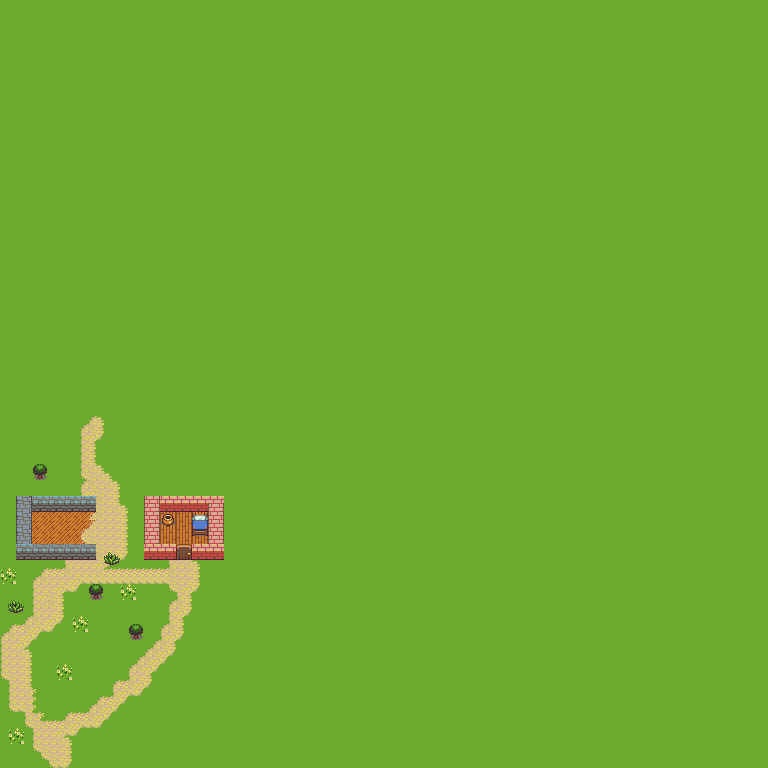

This game map was drawn from its Tiled (.tmx) file and the tilesets committed beside it. A one-line description and the trimmed map source follow:
An orthogonal 96x96 tile map with 8x8 px tiles, 4 tile layers (L1Static, L2Staic, L3Walls, L4Dyn), 2 tilesets.

<map version="1.2" tiledversion="1.3.1" orientation="orthogonal" renderorder="right-down" compressionlevel="0" width="96" height="96" tilewidth="8" tileheight="8" infinite="0" nextlayerid="17" nextobjectid="2">
 <tileset firstgid="1" name="basictiles" tilewidth="16" tileheight="16" tilecount="120" columns="8">
  <properties>
   <property name="Test" type="bool" value="true" />
  </properties>
  <image source="basictiles.png" width="128" height="240" />
  <tile id="0">
   <properties>
    <property name="Collision" type="bool" value="true" />
   </properties>
  </tile>
  <tile id="1">
   <properties>
    <property name="Collision" type="bool" value="true" />
   </properties>
  </tile>
  <tile id="2">
   <properties>
    <property name="Collision" type="bool" value="true" />
   </properties>
  </tile>
  <tile id="3">
   <properties>
    <property name="Collision" type="bool" value="true" />
   </properties>
  </tile>
  <tile id="4">
   <properties>
    <property name="Collision" type="bool" value="true" />
   </properties>
  </tile>
  <tile id="5">
   <properties>
    <property name="Collision" type="bool" value="true" />
   </properties>
  </tile>
  <tile id="6">
   <properties>
    <property name="Collision" type="bool" value="true" />
   </properties>
  </tile>
  <tile id="7">
   <properties>
    <property name="Collision" type="bool" value="true" />
   </properties>
  </tile>
  <tile id="8">
   <properties>
    <property name="Collision" type="bool" value="false" />
   </properties>
  </tile>
  <tile id="9">
   <properties>
    <property name="Collision" type="bool" value="false" />
   </properties>
  </tile>
  <tile id="10">
   <properties>
    <property name="Collision" type="bool" value="false" />
   </properties>
  </tile>
  <tile id="11">
   <properties>
    <property name="Collision" type="bool" value="false" />
   </properties>
  </tile>
  <tile id="12">
   <properties>
    <property name="Collision" type="bool" value="false" />
   </properties>
  </tile>
  <tile id="13">
   <properties>
    <property name="Collision" type="bool" value="false" />
   </properties>
  </tile>
  <tile id="14">
   <properties>
    <property name="Collision" type="bool" value="false" />
   </properties>
  </tile>
  <tile id="15">
   <properties>
    <property name="Collision" type="bool" value="false" />
   </properties>
  </tile>
  <tile id="16">
   <properties>
    <property name="Collision" type="bool" value="false" />
   </properties>
  </tile>
  <tile id="17">
   <properties>
    <property name="Collision" type="bool" value="false" />
   </properties>
  </tile>
  <tile id="18">
   <properties>
    <property name="Collision" type="bool" value="false" />
   </properties>
  </tile>
  <tile id="19">
   <properties>
    <property name="Collision" type="bool" value="false" />
   </properties>
  </tile>
  <tile id="20">
   <properties>
    <property name="Collision" type="bool" value="false" />
   </properties>
  </tile>
  <tile id="21">
   <properties>
    <property name="Collision" type="bool" value="false" />
   </properties>
  </tile>
  <tile id="22">
   <properties>
    <property name="Collision" type="bool" value="false" />
   </properties>
  </tile>
  <tile id="23">
   <properties>
    <property name="Collision" type="bool" value="false" />
   </properties>
  </tile>
  <tile id="24">
   <properties>
    <property name="Collision" type="bool" value="false" />
   </properties>
  </tile>
  <tile id="25">
   <properties>
    <property name="Collision" type="bool" value="false" />
   </properties>
  </tile>
  <tile id="26">
   <properties>
    <property name="Collision" type="bool" value="false" />
   </properties>
  </tile>
  <tile id="27">
   <properties>
    <property name="Collision" type="bool" value="false" />
   </properties>
  </tile>
  <tile id="28">
   <properties>
    <property name="Collision" type="bool" value="false" />
   </properties>
  </tile>
  <tile id="29">
   <properties>
    <property name="Collision" type="bool" value="false" />
   </properties>
  </tile>
  <tile id="30">
   <properties>
    <property name="Collision" type="bool" value="false" />
   </properties>
  </tile>
  <tile id="31">
   <properties>
    <property name="Collision" type="bool" value="false" />
   </properties>
  </tile>
  <tile id="32">
   <properties>
    <property name="Collision" type="bool" value="false" />
   </properties>
  </tile>
  <tile id="33">
   <properties>
    <property name="Collision" type="bool" value="false" />
   </properties>
  </tile>
  <tile id="34">
   <properties>
    <property name="Collision" type="bool" value="false" />
   </properties>
  </tile>
  <tile id="35">
   <properties>
    <property name="Collision" type="bool" value="false" />
   </properties>
  </tile>
  <tile id="36">
   <properties>
    <property name="Collision" type="bool" value="false" />
   </properties>
  </tile>
  <tile id="37">
   <properties>
    <property name="Collision" type="bool" value="false" />
   </properties>
  </tile>
  <tile id="38">
   <properties>
    <property name="Collision" type="bool" value="false" />
   </properties>
  </tile>
  <tile id="39">
   <properties>
    <property name="Collision" type="bool" value="false" />
   </properties>
  </tile>
  <tile id="40">
   <properties>
    <property name="Collision" type="bool" value="false" />
   </properties>
  </tile>
  <tile id="41">
   <properties>
    <property name="Collision" type="bool" value="false" />
   </properties>
  </tile>
  <tile id="42">
   <properties>
    <property name="Collision" type="bool" value="false" />
   </properties>
  </tile>
  <tile id="43">
   <properties>
    <property name="Collision" type="bool" value="false" />
   </properties>
  </tile>
  <tile id="44">
   <properties>
    <property name="Collision" type="bool" value="false" />
   </properties>
  </tile>
  <tile id="45">
   <properties>
    <property name="Collision" type="bool" value="false" />
   </properties>
  </tile>
  <tile id="46">
   <properties>
    <property name="Collision" type="bool" value="false" />
   </properties>
  </tile>
  <tile id="47">
   <properties>
    <property name="Collision" type="bool" value="false" />
   </properties>
  </tile>
  <tile id="48">
   <properties>
    <property name="Collision" type="bool" value="false" />
   </properties>
  </tile>
  <tile id="49">
   <properties>
    <property name="Collision" type="bool" value="false" />
   </properties>
  </tile>
  <tile id="50">
   <properties>
    <property name="Collision" type="bool" value="false" />
   </properties>
  </tile>
  <tile id="51">
   <properties>
    <property name="Collision" type="bool" value="false" />
   </properties>
  </tile>
  <tile id="52">
   <properties>
    <property name="Collision" type="bool" value="false" />
   </properties>
  </tile>
  <tile id="53">
   <properties>
    <property name="Collision" type="bool" value="false" />
   </properties>
  </tile>
  <tile id="54">
   <properties>
    <property name="Collision" type="bool" value="false" />
   </properties>
  </tile>
  <tile id="55">
   <properties>
    <property name="Collision" type="bool" value="false" />
   </properties>
  </tile>
  <tile id="56">
   <properties>
    <property name="Collision" type="bool" value="false" />
   </properties>
  </tile>
  <tile id="57">
   <properties>
    <property name="Collision" type="bool" value="false" />
   </properties>
  </tile>
  <tile id="58">
   <properties>
    <property name="Collision" type="bool" value="false" />
   </properties>
  </tile>
  <tile id="59">
   <properties>
    <property name="Collision" type="bool" value="false" />
   </properties>
  </tile>
  <tile id="60">
   <properties>
    <property name="Collision" type="bool" value="false" />
   </properties>
  </tile>
  <tile id="61">
   <properties>
    <property name="Collision" type="bool" value="false" />
   </properties>
  </tile>
  <tile id="62">
   <properties>
    <property name="Collision" type="bool" value="false" />
   </properties>
  </tile>
  <tile id="63">
   <properties>
    <property name="Collision" type="bool" value="false" />
   </properties>
  </tile>
  <tile id="64">
   <properties>
    <property name="Collision" type="bool" value="false" />
   </properties>
  </tile>
  <tile id="65">
   <properties>
    <property name="Collision" type="bool" value="false" />
   </properties>
  </tile>
  <tile id="66">
   <properties>
    <property name="Collision" type="bool" value="false" />
   </properties>
  </tile>
  <tile id="67">
   <properties>
    <property name="Collision" type="bool" value="false" />
   </properties>
  </tile>
  <tile id="68">
   <properties>
    <property name="Collision" type="bool" value="false" />
   </properties>
  </tile>
  <tile id="69">
   <properties>
    <property name="Collision" type="bool" value="false" />
   </properties>
  </tile>
  <tile id="70">
   <properties>
    <property name="Collision" type="bool" value="false" />
   </properties>
  </tile>
  <tile id="71">
   <properties>
    <property name="Collision" type="bool" value="false" />
   </properties>
  </tile>
  <tile id="72">
   <properties>
    <property name="Collision" type="bool" value="false" />
   </properties>
  </tile>
  <tile id="73">
   <properties>
    <property name="Collision" type="bool" value="false" />
   </properties>
  </tile>
  <tile id="74">
   <properties>
    <property name="Collision" type="bool" value="false" />
   </properties>
  </tile>
  <tile id="75">
   <properties>
    <property name="Collision" type="bool" value="false" />
   </properties>
  </tile>
  <tile id="76">
   <properties>
    <property name="Collision" type="bool" value="false" />
   </properties>
  </tile>
  <tile id="77">
   <properties>
    <property name="Collision" type="bool" value="false" />
   </properties>
  </tile>
  <tile id="78">
   <properties>
    <property name="Collision" type="bool" value="false" />
   </properties>
  </tile>
  <tile id="79">
   <properties>
    <property name="Collision" type="bool" value="false" />
   </properties>
  </tile>
  <tile id="80">
   <properties>
    <property name="Collision" type="bool" value="false" />
   </properties>
  </tile>
  <tile id="81">
   <properties>
    <property name="Collision" type="bool" value="false" />
   </properties>
  </tile>
  <tile id="82">
   <properties>
    <property name="Collision" type="bool" value="false" />
   </properties>
  </tile>
  <tile id="83">
   <properties>
    <property name="Collision" type="bool" value="false" />
   </properties>
  </tile>
  <tile id="84">
   <properties>
    <property name="Collision" type="bool" value="false" />
   </properties>
  </tile>
  <tile id="85">
   <properties>
    <property name="Collision" type="bool" value="false" />
   </properties>
  </tile>
  <tile id="86">
   <properties>
    <property name="Collision" type="bool" value="false" />
   </properties>
  </tile>
  <tile id="87">
   <properties>
    <property name="Collision" type="bool" value="false" />
   </properties>
  </tile>
  <tile id="88">
   <properties>
    <property name="Collision" type="bool" value="false" />
   </properties>
  </tile>
  <tile id="89">
   <properties>
    <property name="Collision" type="bool" value="false" />
   </properties>
  </tile>
  <tile id="90">
   <properties>
    <property name="Collision" type="bool" value="false" />
   </properties>
  </tile>
  <tile id="91">
   <properties>
    <property name="Collision" type="bool" value="false" />
   </properties>
  </tile>
  <tile id="92">
   <properties>
    <property name="Collision" type="bool" value="false" />
   </properties>
  </tile>
  <tile id="93">
   <properties>
    <property name="Collision" type="bool" value="false" />
   </properties>
  </tile>
  <tile id="94">
   <properties>
    <property name="Collision" type="bool" value="false" />
   </properties>
  </tile>
  <tile id="95">
   <properties>
    <property name="Collision" type="bool" value="false" />
   </properties>
  </tile>
  <tile id="96">
   <properties>
    <property name="Collision" type="bool" value="false" />
   </properties>
  </tile>
  <tile id="97">
   <properties>
    <property name="Collision" type="bool" value="false" />
   </properties>
  </tile>
  <tile id="98">
   <properties>
    <property name="Collision" type="bool" value="false" />
   </properties>
  </tile>
  <tile id="99">
   <properties>
    <property name="Collision" type="bool" value="false" />
   </properties>
  </tile>
  <tile id="100">
   <properties>
    <property name="Collision" type="bool" value="false" />
   </properties>
  </tile>
  <tile id="101">
   <properties>
    <property name="Collision" type="bool" value="false" />
   </properties>
  </tile>
  <tile id="102">
   <properties>
    <property name="Collision" type="bool" value="false" />
   </properties>
  </tile>
  <tile id="103">
   <properties>
    <property name="Collision" type="bool" value="false" />
   </properties>
  </tile>
  <tile id="104">
   <properties>
    <property name="Collision" type="bool" value="false" />
   </properties>
  </tile>
  <tile id="105">
   <properties>
    <property name="Collision" type="bool" value="false" />
   </properties>
  </tile>
  <tile id="106">
   <properties>
    <property name="Collision" type="bool" value="false" />
   </properties>
  </tile>
  <tile id="107">
   <properties>
    <property name="Collision" type="bool" value="false" />
   </properties>
  </tile>
  <tile id="108">
   <properties>
    <property name="Collision" type="bool" value="false" />
   </properties>
  </tile>
  <tile id="109">
   <properties>
    <property name="Collision" type="bool" value="false" />
   </properties>
  </tile>
  <tile id="110">
   <properties>
    <property name="Collision" type="bool" value="false" />
   </properties>
  </tile>
  <tile id="111">
   <properties>
    <property name="Collision" type="bool" value="false" />
   </properties>
  </tile>
  <tile id="112">
   <properties>
    <property name="Collision" type="bool" value="false" />
   </properties>
  </tile>
  <tile id="113">
   <properties>
    <property name="Collision" type="bool" value="false" />
   </properties>
  </tile>
  <tile id="114">
   <properties>
    <property name="Collision" type="bool" value="false" />
   </properties>
  </tile>
  <tile id="115">
   <properties>
    <property name="Collision" type="bool" value="false" />
   </properties>
  </tile>
  <tile id="116">
   <properties>
    <property name="Collision" type="bool" value="false" />
   </properties>
  </tile>
  <tile id="117">
   <properties>
    <property name="Collision" type="bool" value="false" />
   </properties>
  </tile>
  <tile id="118">
   <properties>
    <property name="Collision" type="bool" value="false" />
   </properties>
  </tile>
  <tile id="119">
   <properties>
    <property name="Collision" type="bool" value="false" />
   </properties>
  </tile>
 </tileset>
 <tileset firstgid="121" name="characters" tilewidth="16" tileheight="16" tilecount="96" columns="12">
  <image source="characters.png" width="192" height="128" />
 </tileset>
 <layer id="1" name="L1Static" width="96" height="96">
  <data>[9216 cells, 8956 non-empty, 2 distinct tile ids]</data>
 </layer>
 <layer id="10" name="L2Staic" width="96" height="96">
  <data>[9216 cells, 218 non-empty, 13 distinct tile ids]</data>
 </layer>
 <layer id="15" name="L3Walls" width="96" height="96">
  <data>[9216 cells, 25 non-empty, 6 distinct tile ids]</data>
 </layer>
 <layer id="16" name="L4Dyn" width="96" height="96">
  <data>[9216 cells, 2 non-empty, 2 distinct tile ids]</data>
 </layer>
</map>
